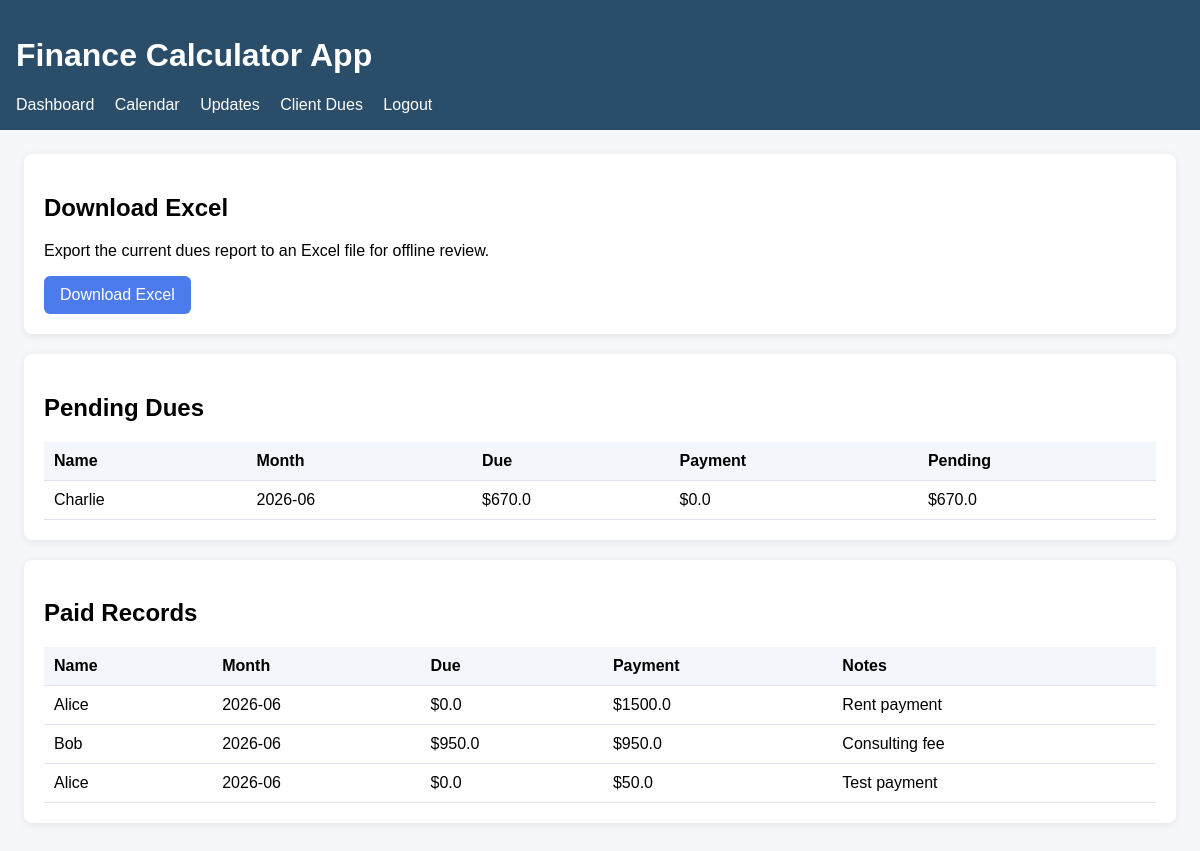
The app's page /dues (signed in) with its own data.
### tables this page shows
CREATE TABLE finance_records (
                id INTEGER PRIMARY KEY AUTOINCREMENT,
                name TEXT NOT NULL,
                transaction_date TEXT NOT NULL,
                month TEXT NOT NULL,
                due_amount REAL NOT NULL DEFAULT 0,
                payment_amount REAL NOT NULL DEFAULT 0,
                notes TEXT
            );

### app.py (the view)
@app.route('/dues')
@login_required
def dues():
    records = fetch_all_records()
    pending = [record for record in records if record['due_amount'] - record['payment_amount'] > 0]
    paid = [record for record in records if record['due_amount'] - record['payment_amount'] <= 0]
    return render_template('dues.html', pending=pending, paid=paid)

### app.py (called while the page is built)
def get_db_connection():
    conn = sqlite3.connect(DB_PATH)
    conn.row_factory = sqlite3.Row
    return conn

def fetch_all_records():
    conn = get_db_connection()
    rows = conn.execute('SELECT * FROM finance_records ORDER BY id').fetchall()
    conn.close()
    return [dict(row) for row in rows]

def login_required(view):
    @wraps(view)
    def wrapped_view(*args, **kwargs):
        if not session.get('user'):
            return redirect(url_for('login'))
        return view(*args, **kwargs)
    return wrapped_view

### templates/dues.html (shortened to what this page needs)
{% extends 'base.html' %}
{% block content %}
  <div class="card">
    <h2>Download Excel</h2>
    <p>Export the current dues report to an Excel file for offline review.</p>
    <a class="button" href="{{ url_for('download_excel') }}">Download Excel</a>
  </div>
  <div class="card">
    <h2>Pending Dues</h2>
    <table>
      <thead>
        <tr>
          <th>Name</th>
          <th>Month</th>
          <th>Due</th>
          <th>Payment</th>
          <th>Pending</th>
        </tr>
      </thead>
      <tbody>
        {% for record in pending %}
          <tr>
            <td>{{ record.name }}</td>
            <td>{{ record.month }}</td>
            <td>${{ record.due_amount }}</td>
            <td>${{ record.payment_amount }}</td>
            <td>${{ record.due_amount - record.payment_amount }}</td>
          </tr>
        {% endfor %}
      </tbody>
    </table>
  </div>
  <div class="card">
    <h2>Paid Records</h2>
    <table>
      <thead>
        <tr>
          <th>Name</th>
          <th>Month</th>
          <th>Due</th>
          <th>Payment</th>
          <th>Notes</th>
        </tr>
      </thead>
      <tbody>
        {% for record in paid %}
          <tr>
            <td>{{ record.name }}</td>
            <td>{{ record.month }}</td>
            <td>${{ record.due_amount }}</td>
            <td>${{ record.payment_amount }}</td>
            <td>{{ record.notes }}</td>
          </tr>
        {% endfor %}
      </tbody>
    </table>
  </div>
{% endblock %}

### templates/base.html (style rules this page uses)
body { font-family: Arial, sans-serif; margin: 0; padding: 0; background: #f5f7fb; }
.card { background: white; border-radius: 8px; box-shadow: 0 2px 8px rgba(0,0,0,0.08); padding: 20px; margin-bottom: 20px; }
.button { display: inline-block; padding: 10px 16px; background: #4b7bec; color: white; border-radius: 6px; text-decoration: none; }
table { width: 100%; border-collapse: collapse; margin-top: 12px; }
th, td { padding: 10px; border-bottom: 1px solid #e1e4ee; text-align: left; }
th { background: #f3f6fa; }

### records on screen
finance_records: name "Charlie", month "2026-06", due_amount "670.0", payment_amount "0.0", record.due_amount-record.payment_amount "670.0"
finance_records: name "Alice", month "2026-06", due_amount "0.0", payment_amount "1500.0", notes "Rent payment"
finance_records: name "Bob", month "2026-06", due_amount "950.0", payment_amount "950.0", notes "Consulting fee"
finance_records: name "Alice", month "2026-06", due_amount "0.0", payment_amount "50.0", notes "Test payment"
